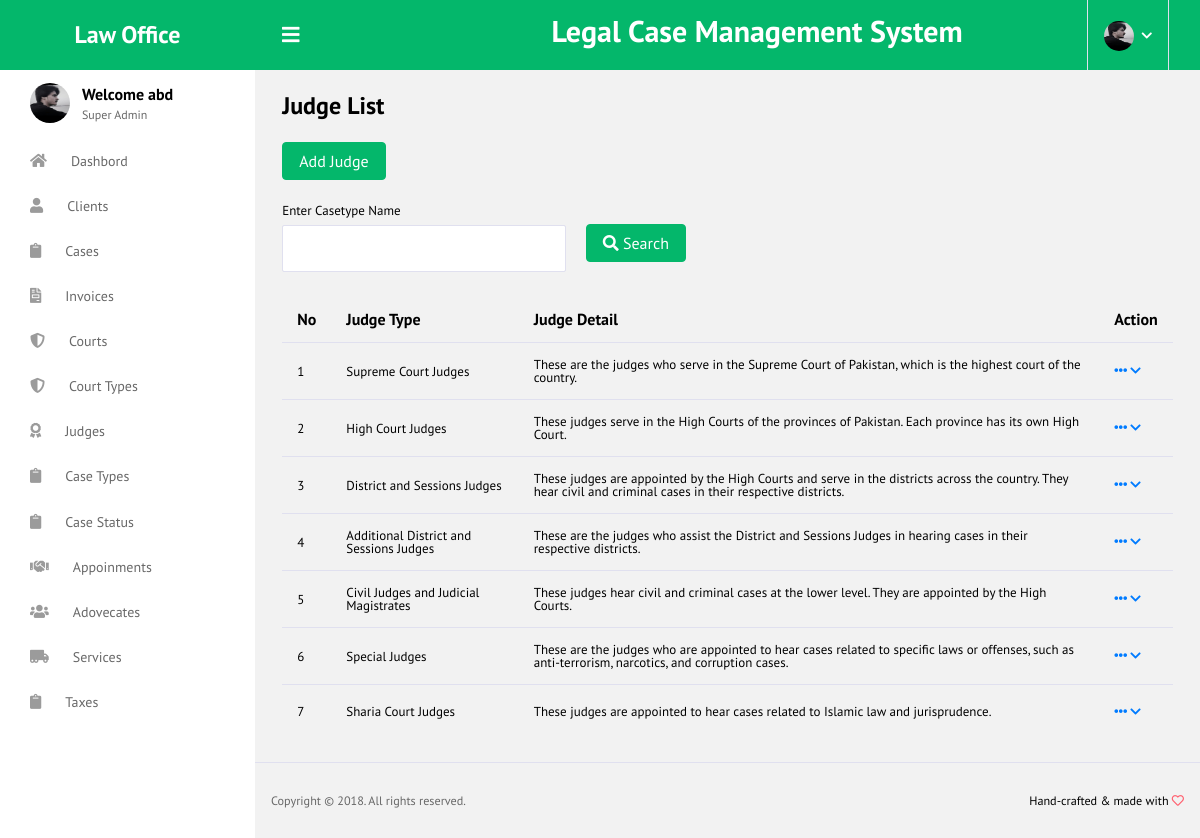
Screenshot of /judge_list/ (signed in) with the database file from the repository.
### case/models.py (models this page shows, shortened)
class judge(models.Model):
    judge_name = models.CharField(max_length=100 ,null=True, blank=True)
    detail = models.CharField(max_length=500,null=True ,blank=True)

### case/views.py (the view)
# urls.py: path('judge_list/',views.judge_list,name='judge_list'),
@login_required(login_url='/admin_login/')
def judge_list(request):
    judges = judge.objects.all()
    return render(request,"judge/judge_list.html",context={'judge':judges})

### templates/judge/judge_list.html (shortened to what this page needs)
<!DOCTYPE html>
<html lang="en">
<head>
    {% load static %}
  <link rel="stylesheet" href="{% static 'vendors/iconfonts/font-awesome/css/all.min.css' %}">
  <link rel="stylesheet" href="{% static 'vendors/css/vendor.bundle.base.css' %}">
  <link rel="stylesheet" href="{% static 'vendors/css/vendor.bundle.addons.css' %}">
  <link rel="stylesheet" href="{% static 'css/style.css' %}">
</head>
<body>
  <div class="container-scroller">
   {% include "header.html" %}
    <div class="container-fluid page-body-wrapper">
      {% include 'asidebar.html' %}
      <div class="main-panel">
        <div class="content-wrapper">
          <div class="page-header">
            <h3 class="page-title">
              Judge List
            </h3>
          </div>
          <div class="title_right">
            <div class="form-group pull-right top_search">
                <a href="{% url 'add_judge' %}" class="btn btn-success">Add Judge</a>
            </div>
        </div>
          <div class="">
            <div class="row">
                <div class="col-md-12 col-sm-12 col-xs-12">
                    <div class="x_panel">
                        <div class="x_content">
                            <div class="row">
                                <div class="col-md-4 col-sm-12 col-xs-12 form-group">
                                    <label for="fullname">Enter Casetype Name </label>
                                    <input type="text" placeholder="" class="form-control filter1">
                                </div>
                                <div class="col-md-4 col-sm-12 col-xs-12 form-group">
                                    <br>
                                    <button type="submit" class="btn btn-success case-margin-top-3" ><i
                                            class="fa fa-search"></i>&nbsp;Search
                                    </button>
                                </div>
                            </div>
                            <table id="tagDataTable" class="table" data-url="">
                                <thead>
                                <tr>
                                    <th width="">No</th>
                                    <th>Judge Type</th>
                                    <th>Judge Detail</th>
                                    <th width="" data-orderable="false">Action</th>
                                </tr>
                                </thead>
                                <tbody>
                                  {% for judge in judge %}
                                    <tr>
                                        <td>{{judge.id}}</td>
                                        <td>{{judge.judge_name}}</td>
                                        <td>{{judge.detail}}</td>
                                        <td>
                                            <ul class="nav navbar-right panel_toolbox">
                                                <li class="dropdown">
                                                    <a href="#" class="dropdown-toggle" data-toggle="dropdown" role="button"
                                                       aria-expanded="true"><i class="fa fa-ellipsis-h"
                                                                              ></i></a>
                                                </li>
                                            </ul>
                                        </td>
                                    </tr>
                                    {% endfor %}
                                   </tbody>
                            </table>
                        </div>
                    </div>
                </div>
            </div>
        </div>
        </div>
        {% include 'footer.html' %}
      </div>
    </div>
  </div>
</body>
</html>

### templates/asidebar.html (shortened to what this page needs)
{% load static %}
<nav class="sidebar sidebar-offcanvas" id="sidebar">
    <ul class="nav">
      <li class="nav-item nav-profile">
        <div class="nav-link">
          <div class="profile-image">
            <img src="{% static 'images/faces/face11.jpg' %}" alt="image"/>
          </div>
          <div class="profile-name">
            <p class="name">
              Welcome {{ request.user.username }}
            </p>
            <p class="designation">
              Super Admin
            </p>
          </div>
        </div>
      </li>
      <li class="nav-item">
        <a class="nav-link" href="{% url 'index' %}">
          <i class="fa fa-home menu-icon"></i>
          <span class="menu-title ">Dashbord</span>
        </a>
      </li>
      <li class="nav-item">
        <a class="nav-link" href="{% url 'client_list' %}">
          <i class="icon-sm fa fa-user menu-icon "></i>
          <span class="menu-title">Clients</span>
        </a>
      </li>
      <li class="nav-item">
        <a class="nav-link" href="{% url 'case_list' %}">
          <i class="icon-sm fa fa-clipboard  menu-icon"></i>
          <span class="menu-title">Cases</span>
        </a>
      </li>
      <li class="nav-item">
        <a class="nav-link" href="{% url 'invoice_list' %}">
          <i class="fas fa-file-invoice menu-icon"></i>
          <span class="menu-title">Invoices</span>
        </a>
      </li>
      <li class="nav-item">
        <a class="nav-link" href="{% url 'court_list' %}">
          <i class="fas fa-shield-alt menu-icon"></i>
          <span class="menu-title">Courts</span>
        </a>
      </li>
      <li class="nav-item">
        <a class="nav-link" href="{% url 'court_type_list' %}">
          <i class="fas fa-shield-alt menu-icon"></i>
          <span class="menu-title">Court Types</span>
        </a>
      </li>
      <li class="nav-item">
        <a class="nav-link" href="{% url 'judge_list' %}">
          <i class="fas fa-award menu-icon"></i>
          <span class="menu-title">Judges</span>
        </a>
      </li>
      <li class="nav-item">
        <a class="nav-link" href="{% url 'case_type_list' %}">
          <i class="icon-sm fa fa-clipboard  menu-icon"></i>
          <span class="menu-title">Case Types</span>
        </a>
      </li>
      <li class="nav-item">
        <a class="nav-link" href="{% url 'case_status_list' %}">
          <i class="icon-sm fa fa-clipboard  menu-icon"></i>
          <span class="menu-title">Case Status</span>
        </a>
      </li>
      <li class="nav-item">
        <a class="nav-link" href="{% url 'appointment_list' %}">
          <i class="fa fa-handshake menu-icon"></i>
          <span class="menu-title">Appoinments</span>
        </a>
      </li>
      <li class="nav-item">
        <a class="nav-link" href="{% url 'team_member_list' %}">
          <i class="icon-sm fa fa-users  menu-icon"></i>
          <span class="menu-title">Adovecates</span>
        </a>
      </li>
      <li class="nav-item">
        <a class="nav-link" href="{% url 'services_list' %}">
          <i class="fas fa-truck-moving menu-icon"></i>
          <span class="menu-title">Services</span>
        </a>
      </li>
          <li class="nav-item">
            <a class="nav-link" href="{% url 'tax_list' %}">
              <i class="fas fa-clipboard menu-icon"></i>
              <span class="menu-title">Taxes</span>
            </a>
          </li>
    </ul>
  </nav>

### rows the page displays
judge: id "1", judge_name "Supreme Court Judges", detail "These are the judges who serve in the Supreme Court of Pakistan, which is the highest court of the country."
judge: id "2", judge_name "High Court Judges", detail "These judges serve in the High Courts of the provinces of Pakistan. Each province has its own High Court."
judge: id "3", judge_name "District and Sessions Judges", detail "These judges are appointed by the High Courts and serve in the districts across the country. They hear civil and criminal cases in their respective districts."
judge: id "4", judge_name "Additional District and Sessions Judges", detail "These are the judges who assist the District and Sessions Judges in hearing cases in their respective districts."
judge: id "5", judge_name "Civil Judges and Judicial Magistrates", detail "These judges hear civil and criminal cases at the lower level. They are appointed by the High Courts."
judge: id "6", judge_name "Special Judges", detail "These are the judges who are appointed to hear cases related to specific laws or offenses, such as anti-terrorism, narcotics, and corruption cases."
judge: id "7", judge_name "Sharia Court Judges", detail "These judges are appointed to hear cases related to Islamic law and jurisprudence."

### other values shown
{{ request.user.username }} "abd"
